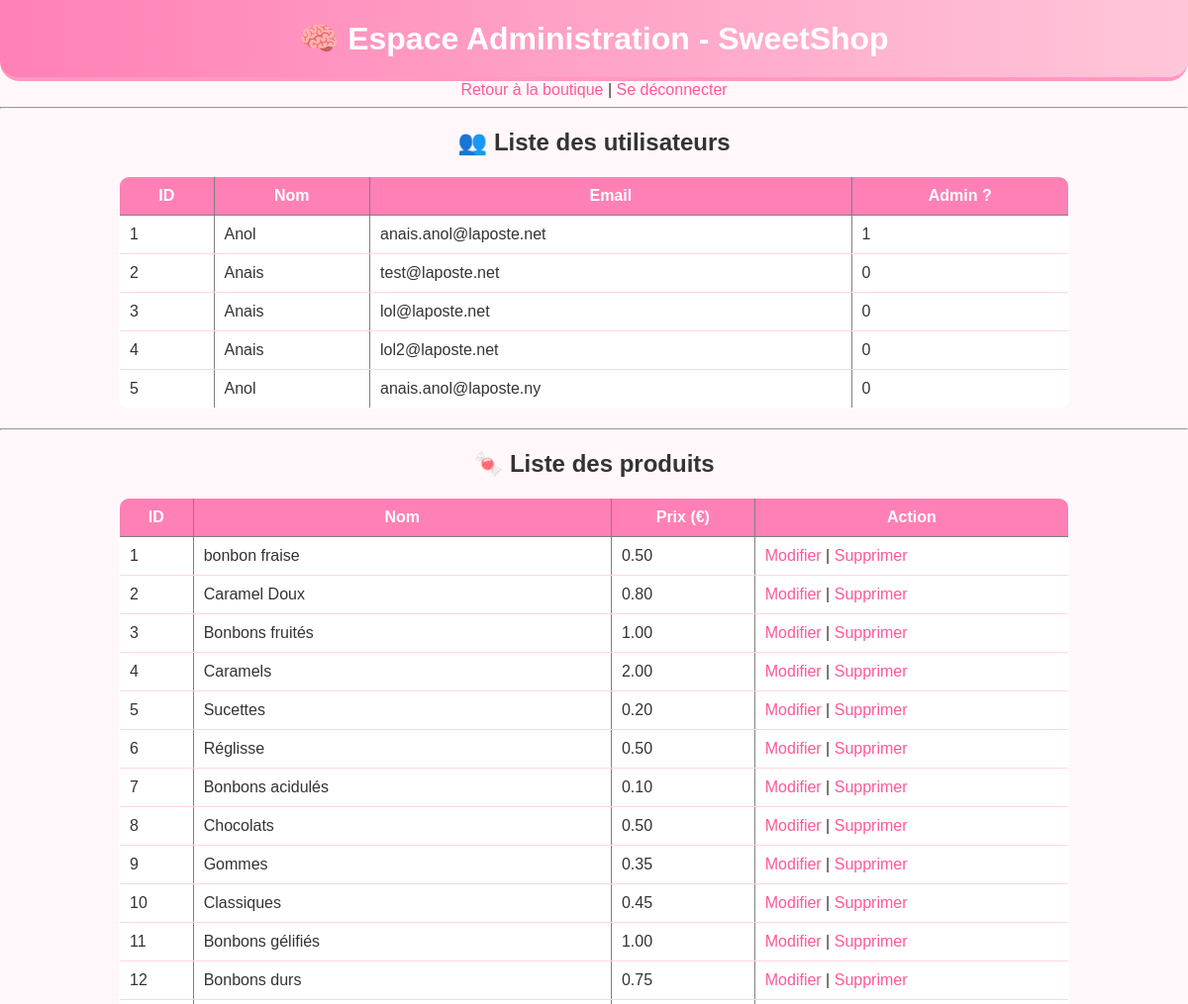
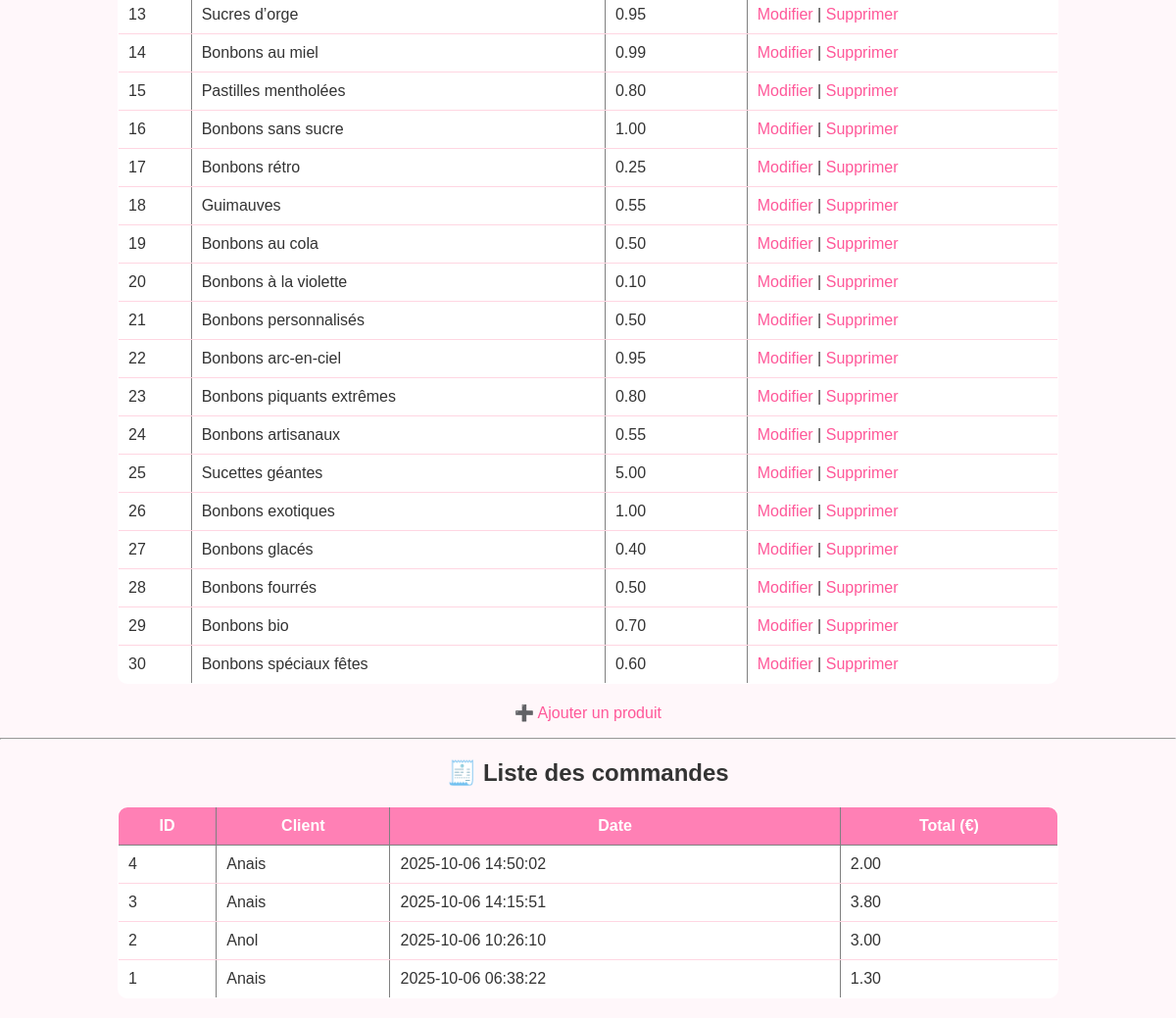
The page /sweetshopcandy/admin.php (signed in) on the database its author committed (2 pictures, top to bottom).
### tables this page shows
CREATE TABLE IF NOT EXISTS `users` (
  `id` int NOT NULL AUTO_INCREMENT,
  `email` varchar(100) NOT NULL,
  `password` varchar(255) NOT NULL,
  `name` varchar(100) NOT NULL,
  `is_admin` tinyint(1) DEFAULT '0',
  PRIMARY KEY (`id`),
  UNIQUE KEY `email` (`email`)
);

CREATE TABLE IF NOT EXISTS `products` (
  `id` int NOT NULL AUTO_INCREMENT,
  `name` varchar(100) NOT NULL,
  `description` text,
  `price` decimal(6,2) NOT NULL,
  `image` varchar(255) DEFAULT NULL,
  PRIMARY KEY (`id`)
);

CREATE TABLE IF NOT EXISTS `orders` (
  `id` int NOT NULL AUTO_INCREMENT,
  `user_id` int DEFAULT NULL,
  `total` decimal(10,2) DEFAULT NULL,
  `date_order` datetime DEFAULT CURRENT_TIMESTAMP,
  PRIMARY KEY (`id`)
);

### sweetshopcandy/admin.php (the view, shortened to what this page needs)
<?php
include "configuration.php";
echo "<h1>🧠 Espace Administration - SweetShop</h1>";
echo "<a href='index.php'>Retour à la boutique</a> | <a href='logout.php'>Se déconnecter</a><hr>";
echo "<h2>👥 Liste des utilisateurs</h2>";
$result = mysqli_query($conn, "SELECT id, name, email, is_admin FROM users");
echo "<table border='1' cellpadding='6'><tr><th>ID</th><th>Nom</th><th>Email</th><th>Admin ?</th></tr>";
while ($row = mysqli_fetch_assoc($result)) {
    echo "<tr><td>".$row['id']."</td><td>".$row['name']."</td><td>".$row['email']."</td><td>".$row['is_admin']."</td></tr>";
}
echo "</table><hr>";
echo "<h2>🍬 Liste des produits</h2>";
$result = mysqli_query($conn, "SELECT * FROM products");
echo "<table border='1' cellpadding='6'><tr><th>ID</th><th>Nom</th><th>Prix (€)</th><th>Action</th></tr>";
while ($row = mysqli_fetch_assoc($result)) {
    echo "<tr>
            <td>".$row['id']."</td>
            <td>".$row['name']."</td>
            <td>".$row['price']."</td>
            <td>
                <a href='edit_product.php?id=".$row['id']."'>Modifier</a> |
                <a href='delete_product.php?id=".$row['id']."'>Supprimer</a>
            </td>
          </tr>";
}
echo "</table>";
echo "<p><a href='add_product.php'>➕ Ajouter un produit</a></p><hr>";
echo "<h2>🧾 Liste des commandes</h2>";
$sql = "SELECT o.id, o.date_order, o.total, u.name AS user_name
        FROM orders o
        JOIN users u ON o.user_id = u.id
        ORDER BY o.date_order DESC";
$result = mysqli_query($conn, $sql);
echo "<table border='1' cellpadding='6'><tr><th>ID</th><th>Client</th><th>Date</th><th>Total (€)</th></tr>";
while ($row = mysqli_fetch_assoc($result)) {
    echo "<tr>
            <td>".$row['id']."</td>
            <td>".$row['user_name']."</td>
            <td>".$row['date_order']."</td>
            <td>".$row['total']."</td>
          </tr>";
}
echo "</table>";
?>

### sweetshopcandy/configuration.php (shortened to what this page needs)
<link rel="stylesheet" href="style.css">

### sweetshopcandy/style.css (style rules this page uses)
h1 { background: linear-gradient(90deg, #ff80b5, #ffc6d9); color: white; padding: 20px; margin: 0; border-bottom: 4px solid #ff98c3; border-radius: 0 0 20px 20px; }
table { margin: 20px auto; border-collapse: collapse; width: 80%; background: white; border-radius: 10px; overflow: hidden; }
th { background-color: #ff80b5; color: white; padding: 10px; }
td { padding: 10px; border-bottom: 1px solid #ffd6e2; }
a { color: #ff5899; text-decoration: none; }

### rows shown on the page
users: id "1", name "Anol", email "anais.anol@laposte.net", is_admin "1"
users: id "2", name "Anais", email "test@laposte.net", is_admin "0"
users: id "3", name "Anais", email "lol@laposte.net", is_admin "0"
users: id "4", name "Anais", email "lol2@laposte.net", is_admin "0"
users: id "5", name "Anol", email "anais.anol@laposte.ny", is_admin "0"
products: id "1", name "bonbon fraise", price "0.50"
products: id "2", name "Caramel Doux", price "0.80"
products: id "3", name "Bonbons fruités", price "1.00"
products: id "4", name "Caramels", price "2.00"
products: id "5", name "Sucettes", price "0.20"
products: id "6", name "Réglisse", price "0.50"
products: id "7", name "Bonbons acidulés", price "0.10"
products: id "8", name "Chocolats", price "0.50"
products: id "9", name "Gommes", price "0.35"
products: id "10", name "Classiques", price "0.45"
products: id "11", name "Bonbons gélifiés", price "1.00"
products: id "12", name "Bonbons durs", price "0.75"
products: id "13", name "Sucres d’orge", price "0.95"
products: id "14", name "Bonbons au miel", price "0.99"
products: id "15", name "Pastilles mentholées", price "0.80"
products: id "16", name "Bonbons sans sucre", price "1.00"
products: id "17", name "Bonbons rétro", price "0.25"
products: id "18", name "Guimauves", price "0.55"
products: id "19", name "Bonbons au cola", price "0.50"
products: id "20", name "Bonbons à la violette", price "0.10"
products: id "21", name "Bonbons personnalisés", price "0.50"
products: id "22", name "Bonbons arc-en-ciel", price "0.95"
products: id "23", name "Bonbons piquants extrêmes", price "0.80"
products: id "24", name "Bonbons artisanaux", price "0.55"
products: id "25", name "Sucettes géantes", price "5.00"
products: id "26", name "Bonbons exotiques", price "1.00"
products: id "27", name "Bonbons glacés", price "0.40"
products: id "28", name "Bonbons fourrés", price "0.50"
products: id "29", name "Bonbons bio", price "0.70"
products: id "30", name "Bonbons spéciaux fêtes", price "0.60"
orders: id "4", user.name "Anais", date_order "2025-10-06 14:50:02", total "2.00"
orders: id "3", user.name "Anais", date_order "2025-10-06 14:15:51", total "3.80"
orders: id "2", user.name "Anol", date_order "2025-10-06 10:26:10", total "3.00"
orders: id "1", user.name "Anais", date_order "2025-10-06 06:38:22", total "1.30"
